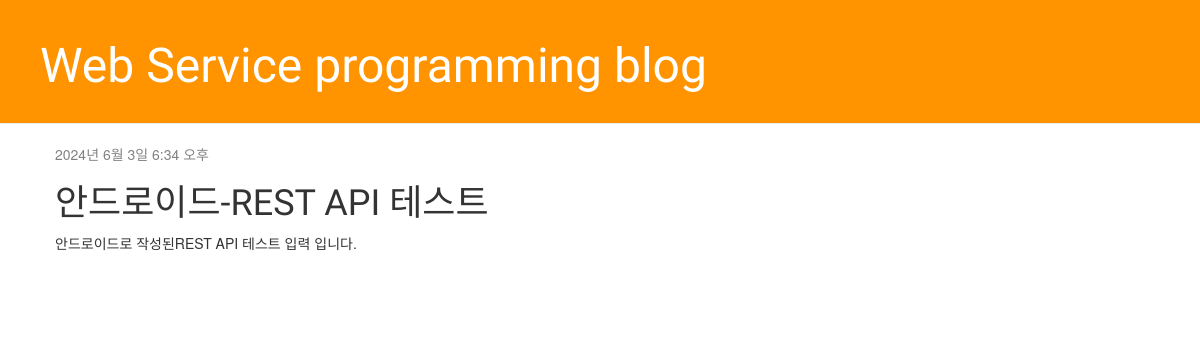
Screenshot of /post/7/ with the database file from the repository.
### blog/models.py (models this page shows, shortened)
class Post(models.Model):
    author = models.ForeignKey(settings.AUTH_USER_MODEL, on_delete=models.CASCADE)
    title = models.CharField(max_length=200)
    text = models.TextField()
    created_date = models.DateTimeField(default=timezone.now)
    published_date = models.DateTimeField(blank=True, null=True)
    image = models.ImageField(upload_to='intruder_image/%Y/%m/%d/', default='intruder_image/default_error.png')

### blog/views.py (the view)
# urls.py: path('post/<int:pk>/', views.post_detail, name='post_detail'),
def post_detail(request, pk):
    post = get_object_or_404(Post, pk=pk)
    return render(request, 'blog/post_detail.html', {'post': post})

### blog/templates/blog/post_detail.html (shortened to what this page needs)
{% extends 'blog/base.html' %}
{% block content %}
<div class="post">
{% if post.published_date %}
<div class="date">
{{ post.published_date }}
</div>
{% endif %}
<h1>{{ post.title }}</h1>
<p>{{ post.text|linebreaksbr }}</p>
</div>
{% endblock %}

### blog/static/css/blog.css (style rules this page uses)
h1, h2, h3, h4 { font-family: 'Lobster', cursive; }
.date { color: #828282; }
.post { margin-bottom: 70px; }

### rows the page displays
Post: published_date "2024년 6월 3일 6:34 오후", title "안드로이드-REST API 테스트", text "안드로이드로 작성된REST API 테스트 입력 입니다."
